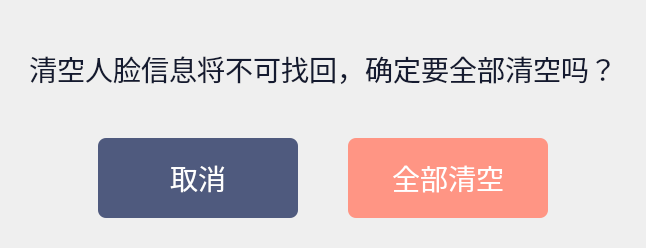
<?xml version="1.0" encoding="UTF-8"?>
<ui version="4.0">
 <class>Dialog</class>
 <widget class="QDialog" name="Dialog">
  <property name="geometry">
   <rect>
    <x>0</x>
    <y>0</y>
    <width>626</width>
    <height>220</height>
   </rect>
  </property>
  <property name="windowTitle">
   <string>Dialog</string>
  </property>
  <layout class="QVBoxLayout" name="verticalLayout">
   <property name="spacing">
    <number>0</number>
   </property>
   <property name="leftMargin">
    <number>0</number>
   </property>
   <property name="topMargin">
    <number>0</number>
   </property>
   <property name="rightMargin">
    <number>0</number>
   </property>
   <property name="bottomMargin">
    <number>0</number>
   </property>
   <item>
    <layout class="QHBoxLayout" name="horizontalLayout">
     <property name="spacing">
      <number>0</number>
     </property>
     <property name="leftMargin">
      <number>29</number>
     </property>
     <property name="topMargin">
      <number>48</number>
     </property>
     <property name="rightMargin">
      <number>29</number>
     </property>
     <property name="bottomMargin">
      <number>48</number>
     </property>
     <item alignment="Qt::AlignHCenter">
      <widget class="QLabel" name="label">
       <property name="styleSheet">
        <string notr="true">font-family: SourceHanSansCN-Bold;
font-size: 28px;
color: #141A30;
text-align: center;
line-height: 48px;
background: transparent;</string>
       </property>
       <property name="text">
        <string>清空人脸信息将不可找回，确定要全部清空吗？</string>
       </property>
      </widget>
     </item>
    </layout>
   </item>
   <item>
    <layout class="QHBoxLayout" name="horizontalLayout_2">
     <property name="spacing">
      <number>50</number>
     </property>
     <property name="bottomMargin">
      <number>30</number>
     </property>
     <item alignment="Qt::AlignRight">
      <widget class="QPushButton" name="pb_cancel">
       <property name="minimumSize">
        <size>
         <width>200</width>
         <height>80</height>
        </size>
       </property>
       <property name="styleSheet">
        <string notr="true">background: #4F5A7E;
border-radius: 8px;
border-radius: 8px;
font-family: SourceHanSansCN-Bold;
font-size: 28px;
color: #FFFFFF;
text-align: center;
line-height: 48px;</string>
       </property>
       <property name="text">
        <string>取消</string>
       </property>
      </widget>
     </item>
     <item alignment="Qt::AlignLeft">
      <widget class="QPushButton" name="pb_ok">
       <property name="minimumSize">
        <size>
         <width>200</width>
         <height>80</height>
        </size>
       </property>
       <property name="styleSheet">
        <string notr="true">background: #FF9584;
border-radius: 8px;
border-radius: 8px;
font-family: SourceHanSansCN-Bold;
font-size: 28px;
color: #FFFFFF;
text-align: center;
line-height: 48px;</string>
       </property>
       <property name="text">
        <string>全部清空</string>
       </property>
      </widget>
     </item>
    </layout>
   </item>
  </layout>
 </widget>
 <resources/>
 <connections/>
</ui>
